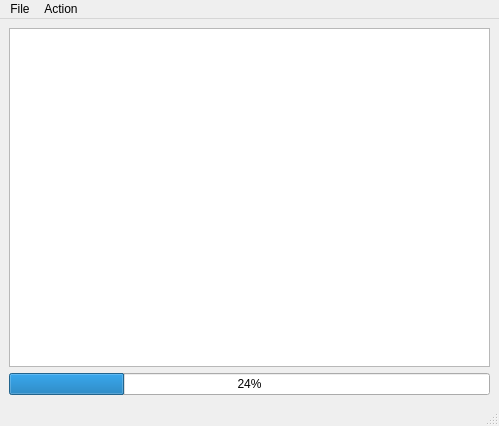
<?xml version="1.0" encoding="UTF-8"?>
<ui version="4.0">
 <class>KArchiveAppWindow</class>
 <widget class="QMainWindow" name="KArchiveAppWindow">
  <property name="geometry">
   <rect>
    <x>0</x>
    <y>0</y>
    <width>499</width>
    <height>426</height>
   </rect>
  </property>
  <property name="windowTitle">
   <string>Archive Manager</string>
  </property>
  <property name="windowIcon">
   <iconset theme="package-x-generic">
    <normaloff>.</normaloff>.</iconset>
  </property>
  <widget class="QWidget" name="centralwidget">
   <layout class="QGridLayout" name="gridLayout_2">
    <item row="0" column="0">
     <widget class="QTreeView" name="archiveView">
      <property name="editTriggers">
       <set>QAbstractItemView::NoEditTriggers</set>
      </property>
      <property name="selectionMode">
       <enum>QAbstractItemView::ExtendedSelection</enum>
      </property>
      <property name="selectionBehavior">
       <enum>QAbstractItemView::SelectItems</enum>
      </property>
      <property name="sortingEnabled">
       <bool>true</bool>
      </property>
      <attribute name="headerStretchLastSection">
       <bool>false</bool>
      </attribute>
     </widget>
    </item>
    <item row="1" column="0">
     <widget class="QProgressBar" name="progressBar">
      <property name="value">
       <number>24</number>
      </property>
     </widget>
    </item>
   </layout>
  </widget>
  <widget class="QMenuBar" name="menubar">
   <property name="geometry">
    <rect>
     <x>0</x>
     <y>0</y>
     <width>499</width>
     <height>22</height>
    </rect>
   </property>
   <widget class="QMenu" name="menuFile">
    <property name="title">
     <string>File</string>
    </property>
    <addaction name="actionOpen"/>
    <addaction name="separator"/>
    <addaction name="actionQuit"/>
   </widget>
   <widget class="QMenu" name="menuAction">
    <property name="title">
     <string>Action</string>
    </property>
    <addaction name="actionAdd"/>
    <addaction name="actionRemove"/>
    <addaction name="actionExtract"/>
   </widget>
   <addaction name="menuFile"/>
   <addaction name="menuAction"/>
  </widget>
  <widget class="QStatusBar" name="statusbar"/>
  <action name="actionOpen">
   <property name="icon">
    <iconset theme="document-open">
     <normaloff>.</normaloff>.</iconset>
   </property>
   <property name="text">
    <string>Open</string>
   </property>
  </action>
  <action name="actionQuit">
   <property name="icon">
    <iconset theme="process-stop">
     <normaloff>.</normaloff>.</iconset>
   </property>
   <property name="text">
    <string>Quit</string>
   </property>
  </action>
  <action name="actionAdd">
   <property name="icon">
    <iconset theme="list-add">
     <normaloff>.</normaloff>.</iconset>
   </property>
   <property name="text">
    <string>Add</string>
   </property>
  </action>
  <action name="actionRemove">
   <property name="icon">
    <iconset theme="list-remove">
     <normaloff>.</normaloff>.</iconset>
   </property>
   <property name="text">
    <string>Remove</string>
   </property>
  </action>
  <action name="actionExtract">
   <property name="icon">
    <iconset theme="document-export">
     <normaloff>.</normaloff>.</iconset>
   </property>
   <property name="text">
    <string>Extract</string>
   </property>
  </action>
 </widget>
 <resources/>
 <connections/>
</ui>
